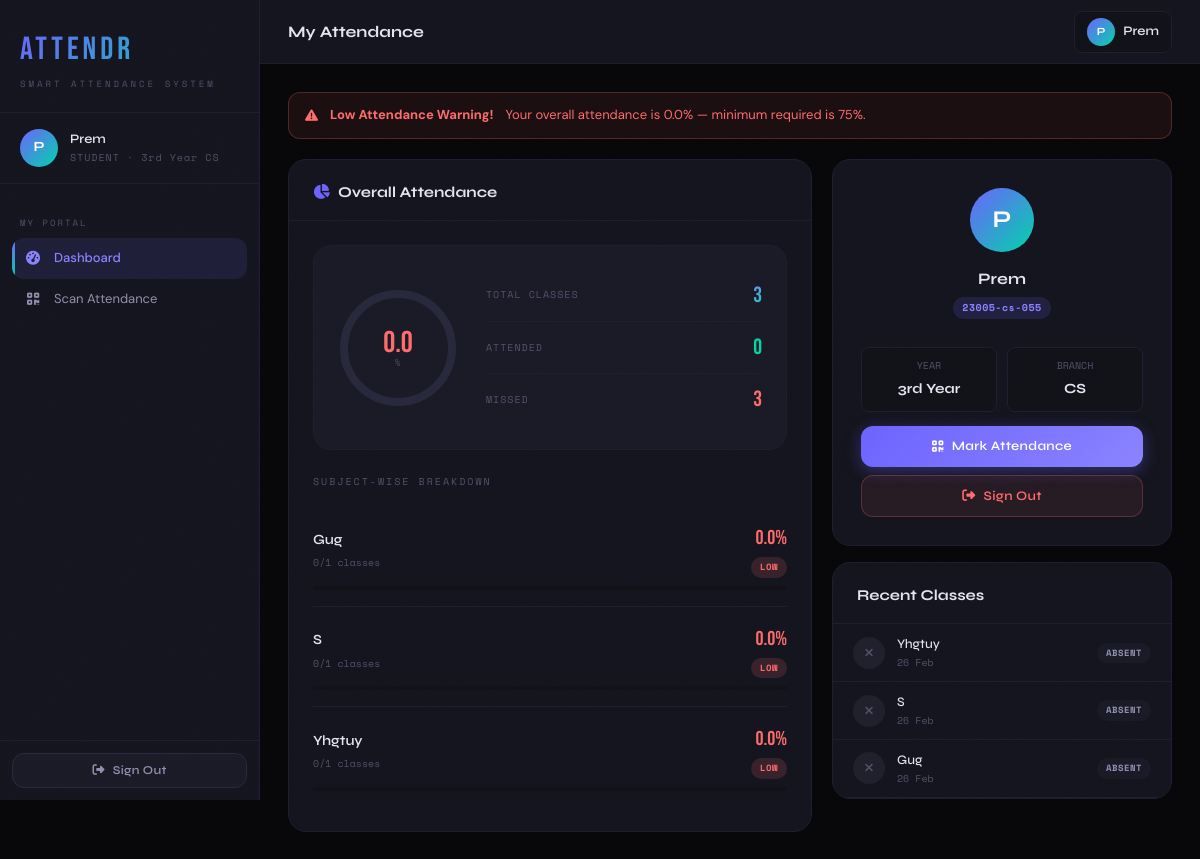
Screenshot of /student/dashboard (signed in) with the database file from the repository.
### app.py (models this page shows, shortened)
class User(UserMixin, db.Model):
    __tablename__ = 'user'
    id           = db.Column(db.Integer, primary_key=True)
    pin          = db.Column(db.String(30), unique=True, nullable=False, index=True)
    name         = db.Column(db.String(120), nullable=False)
    password     = db.Column(db.String(256), nullable=False)
    role         = db.Column(db.String(10), default='student', nullable=False)
    year         = db.Column(db.String(10), nullable=True)
    branch       = db.Column(db.String(20), nullable=True)
    is_active    = db.Column(db.Boolean, default=True)
    is_suspended = db.Column(db.Boolean, default=False)
    last_login   = db.Column(db.DateTime, nullable=True)
    created_at   = db.Column(db.DateTime, default=datetime.utcnow)
    attendances      = db.relationship('Attendance', backref='student', lazy='dynamic',
                                       foreign_keys='Attendance.student_id')
    suspicious_logs  = db.relationship('SuspiciousLog', backref='user', lazy='dynamic')
    @property
    def branch_upper(self):
        return (self.branch or '').upper()

class Subject(db.Model):
    __tablename__ = 'subject'
    id       = db.Column(db.Integer, primary_key=True)
    name     = db.Column(db.String(120), nullable=False)
    branch   = db.Column(db.String(20), nullable=True)
    year     = db.Column(db.String(10), nullable=True)
    sessions = db.relationship('ClassSession', backref='subject', lazy='dynamic')
    __table_args__ = (db.UniqueConstraint('name', 'branch', 'year', name='uq_subject_batch'),)

class ClassSession(db.Model):
    __tablename__ = 'class_session'
    id                 = db.Column(db.Integer, primary_key=True)
    subject_id         = db.Column(db.Integer, db.ForeignKey('subject.id'), nullable=False)
    created_by_id      = db.Column(db.Integer, db.ForeignKey('user.id'), nullable=False)
    year               = db.Column(db.String(10), nullable=False)
    branch             = db.Column(db.String(20), nullable=False)
    duration           = db.Column(db.Integer, nullable=False)   # minutes
    qr_token           = db.Column(db.String(64), nullable=False)
    token_generated_at = db.Column(db.DateTime, default=datetime.utcnow)
    expires_at         = db.Column(db.DateTime, nullable=False)
    is_active          = db.Column(db.Boolean, default=True)
    created_at         = db.Column(db.DateTime, default=datetime.utcnow)
    attendances  = db.relationship('Attendance', backref='session', lazy='dynamic')
    created_by   = db.relationship('User', foreign_keys=[created_by_id])

### app.py (the view)
@app.route('/student/dashboard')
@login_required
def student_dashboard():
    if current_user.role != 'student':
        return redirect(url_for('admin_dashboard'))
    stats = student_stats(current_user)
    active = ClassSession.query.filter_by(
        year=current_user.year,
        branch=current_user.branch_upper,
        is_active=True
    ).filter(ClassSession.expires_at > datetime.utcnow()).first()
    recent_sessions = (ClassSession.query
                       .filter_by(year=current_user.year, branch=current_user.branch_upper)
                       .order_by(ClassSession.created_at.desc())
                       .limit(10).all())
    attended_ids = {
        a.session_id for a in
        Attendance.query.filter_by(student_id=current_user.id).all()
    }
    return render_template('student_dashboard.html',
                           stats=stats,
                           active_session=active,
                           recent_sessions=recent_sessions,
                           attended_ids=attended_ids)

### templates/student_dashboard.html (shortened to what this page needs)
{% extends "base.html" %}
{% block page_title %}My Attendance{% endblock %}
{% block content %}
{% if stats.warning %}
<div class="warning-strip">
  <i class="fas fa-triangle-exclamation"></i>
  <strong>Low Attendance Warning!</strong> Your overall attendance is {{ stats.overall_pct }}% — minimum required is 75%.
</div>
{% endif %}
<div class="student-grid">
  <div style="display:flex; flex-direction:column; gap:20px;">
    <div class="card">
      <div class="card-header">
        <div class="card-title"><i class="fas fa-chart-pie" style="color:var(--accent);margin-right:8px"></i>Overall Attendance</div>
      </div>
      <div class="card-body">
        <div class="overall-ring-wrap">
          {% set pct = stats.overall_pct %}
          {% set color = 'var(--teal)' if pct >= 75 else ('var(--amber)' if pct >= 60 else 'var(--red)') %}
          {% set circ = 339.3 %}
          <div class="big-ring">
            <svg viewBox="0 0 120 120">
              <circle class="big-ring-bg" cx="60" cy="60" r="54"/>
              <circle class="big-ring-fill" cx="60" cy="60" r="54"
                      id="overall-ring"
                      stroke-dasharray="{{ circ }}"
                      stroke-dashoffset="{{ circ }}"
                      data-pct="{{ pct }}"
                      data-circ="{{ circ }}"
                      style="stroke: {{ color }}"/>
            </svg>
            <div class="big-ring-value" style="color: {{ color }}">
              <span>{{ pct }}</span>
              <span class="big-ring-label">%</span>
            </div>
          </div>
          <div class="overall-stats">
            <div class="overall-stat">
              <span class="overall-stat-label">TOTAL CLASSES</span>
              <span class="overall-stat-val gradient-text">{{ stats.total_sessions }}</span>
            </div>
            <div class="overall-stat">
              <span class="overall-stat-label">ATTENDED</span>
              <span class="overall-stat-val" style="color:var(--teal)">{{ stats.attended }}</span>
            </div>
            <div class="overall-stat">
              <span class="overall-stat-label">MISSED</span>
              <span class="overall-stat-val" style="color:var(--red)">{{ stats.total_sessions - stats.attended }}</span>
            </div>
          </div>
        </div>
        <div>
          <div style="font-family:'Space Mono',monospace;font-size:10px;color:var(--text3);letter-spacing:2px;margin-bottom:16px;">SUBJECT-WISE BREAKDOWN</div>
          {% for subj in stats.breakdown %}
          <div class="subject-row">
            <div class="subject-header">
              <div>
                <div class="subject-name">{{ subj.subject }}</div>
                <div class="subject-meta">{{ subj.attended }}/{{ subj.conducted }} classes</div>
              </div>
              <div style="text-align:right;">
                <div class="subject-pct" style="color:{{ 'var(--teal)' if subj.percentage >= 75 else ('var(--amber)' if subj.percentage >= 60 else 'var(--red)') }}">
                  {{ subj.percentage }}%
                </div>
                {% if subj.warning %}
                  <span class="badge badge-danger" style="font-size:9px;">LOW</span>
                {% endif %}
              </div>
            </div>
            <div class="progress-bar">
            </div>
          </div>
          {% else %}
          <div class="empty-state">
            <i class="fas fa-book-open"></i>
            <p>No subjects found for your batch.</p>
          </div>
          {% endfor %}
        </div>
      </div>
    </div>
  </div>
  <div style="display:flex;flex-direction:column;gap:16px;">
    <div class="card">
      <div class="card-body" style="text-align:center; padding:28px;">
        <div class="avatar" style="width:64px;height:64px;font-size:24px;margin:0 auto 14px;">
          {{ current_user.name[0].upper() }}
        </div>
        <div style="font-family:'Syne',sans-serif;font-weight:700;font-size:16px;margin-bottom:4px;">
          {{ current_user.name }}
        </div>
        <div class="badge badge-accent" style="margin-bottom:12px;">{{ current_user.pin }}</div>
        <div style="display:grid;grid-template-columns:1fr 1fr;gap:10px;margin-top:16px;">
          <div style="background:var(--bg3);border:1px solid var(--border);border-radius:var(--r-sm);padding:10px;">
            <div style="font-size:10px;color:var(--text3);font-family:'Space Mono',monospace;margin-bottom:4px;">YEAR</div>
            <div style="font-family:'Syne',sans-serif;font-weight:700;">{{ current_user.year }}</div>
          </div>
          <div style="background:var(--bg3);border:1px solid var(--border);border-radius:var(--r-sm);padding:10px;">
            <div style="font-size:10px;color:var(--text3);font-family:'Space Mono',monospace;margin-bottom:4px;">BRANCH</div>
            <div style="font-family:'Syne',sans-serif;font-weight:700;">{{ current_user.branch }}</div>
          </div>
        </div>
        <div style="margin-top:14px;display:flex;flex-direction:column;gap:8px;">
          <a href="{{ url_for('scan_qr') }}" class="btn btn-primary btn-full">
            <i class="fas fa-qrcode"></i> Mark Attendance
          </a>
          <a href="{{ url_for('logout') }}" class="btn btn-full"
             style="background:rgba(255,107,107,.08);border:1px solid rgba(255,107,107,.25);color:var(--red);">
            <i class="fas fa-right-from-bracket"></i> Sign Out
          </a>
        </div>
      </div>
    </div>
    <div class="card">
      <div class="card-header">
        <div class="card-title">Recent Classes</div>
      </div>
      <div style="overflow:hidden;">
        {% for sess in recent_sessions %}
        {% set attended = sess.id in attended_ids %}
        <div style="display:flex;align-items:center;gap:12px;padding:10px 20px;border-bottom:1px solid var(--border);">
          <div style="width:32px;height:32px;border-radius:50%;background:{{ 'rgba(0,212,170,0.15)' if attended else 'rgba(80,80,106,0.2)' }};display:flex;align-items:center;justify-content:center;">
            <i class="fas fa-{{ 'check' if attended else 'times' }}" style="color:{{ 'var(--teal)' if attended else 'var(--text3)' }};font-size:12px;"></i>
          </div>
          <div style="flex:1;min-width:0;">
            <div style="font-size:13px;font-weight:500;font-family:'Syne',sans-serif;text-transform:capitalize;white-space:nowrap;overflow:hidden;text-overflow:ellipsis;">
              {{ sess.subject.name }}
            </div>
            <div style="font-size:10px;color:var(--text3);font-family:'Space Mono',monospace;">
              {{ sess.created_at.strftime('%d %b') }}
            </div>
          </div>
          {% if attended %}
            <span class="badge badge-teal" style="font-size:9px;">PRESENT</span>
          {% else %}
            <span class="badge badge-neutral" style="font-size:9px;">ABSENT</span>
          {% endif %}
        </div>
        {% else %}
        <div class="empty-state" style="padding:30px;">
          <i class="fas fa-calendar"></i>
          <p>No classes yet</p>
        </div>
        {% endfor %}
      </div>
    </div>
  </div>
</div>
{% endblock %}

### templates/base.html (shortened to what this page needs)
<!DOCTYPE html>
<html lang="en">
<head>
  <link rel="stylesheet" href="https://cdnjs.cloudflare.com/ajax/libs/font-awesome/6.5.0/css/all.min.css"/>
</head>
<body>
{% if current_user.is_authenticated %}
<div class="app-layout">
  <aside class="sidebar" id="sidebar">
    <div class="sidebar-logo">
      <div class="logo-text">ATTENDR</div>
      <div class="logo-sub">SMART ATTENDANCE SYSTEM</div>
    </div>
    <div class="sidebar-user">
      <div class="avatar">{{ current_user.name[0].upper() }}</div>
      <div class="sidebar-user-info">
        <div class="sidebar-user-name">{{ current_user.name }}</div>
        <div class="sidebar-user-role">{{ current_user.role.upper() }}
          {% if current_user.role == 'student' %}· {{ current_user.year }} {{ current_user.branch }}{% endif %}
        </div>
      </div>
    </div>
    <nav class="sidebar-nav">
      {% if current_user.role == 'admin' %}
        <div class="nav-section-label">OVERVIEW</div>
        <a href="{{ url_for('admin_dashboard') }}" class="nav-item {% if request.endpoint == 'admin_dashboard' %}active{% endif %}">
          <i class="fas fa-chart-pie"></i> Dashboard
        </a>
        <div class="nav-section-label">CLASSES</div>
        <a href="{{ url_for('start_class') }}" class="nav-item {% if request.endpoint == 'start_class' %}active{% endif %}">
          <i class="fas fa-play-circle"></i> Start Class
        </a>
        <a href="{{ url_for('recent_class') }}" class="nav-item {% if request.endpoint == 'recent_class' %}active{% endif %}">
          <i class="fas fa-clock-rotate-left"></i> Recent Class
        </a>
        <div class="nav-section-label">RECORDS</div>
        <a href="{{ url_for('attendance_dashboard') }}" class="nav-item {% if request.endpoint == 'attendance_dashboard' %}active{% endif %}">
          <i class="fas fa-list-check"></i> Attendance Records
        </a>
        <a href="{{ url_for('student_info') }}" class="nav-item {% if request.endpoint == 'student_info' %}active{% endif %}">
          <i class="fas fa-users"></i> Students
        </a>
        <div class="nav-section-label">SECURITY</div>
        <a href="{{ url_for('suspicious_panel') }}" class="nav-item {% if request.endpoint == 'suspicious_panel' %}active{% endif %}">
          <i class="fas fa-shield-exclamation"></i> Suspicious Activity
          <span class="nav-badge" id="sus-badge" style="display:none"></span>
        </a>
        <div class="nav-section-label">EXPORT</div>
        <a href="{{ url_for('export_csv') }}" class="nav-item">
          <i class="fas fa-file-csv"></i> Export CSV
        </a>
      {% else %}
        <div class="nav-section-label">MY PORTAL</div>
        <a href="{{ url_for('student_dashboard') }}" class="nav-item {% if request.endpoint == 'student_dashboard' %}active{% endif %}">
          <i class="fas fa-gauge-high"></i> Dashboard
        </a>
        <a href="{{ url_for('scan_qr') }}" class="nav-item {% if request.endpoint == 'scan_qr' %}active{% endif %}">
          <i class="fas fa-qrcode"></i> Scan Attendance
        </a>
      {% endif %}
    </nav>
    <div class="sidebar-footer">
      <a href="{{ url_for('logout') }}" class="btn btn-ghost btn-full btn-sm">
        <i class="fas fa-right-from-bracket"></i> Sign Out
      </a>
    </div>
  </aside>
  <main class="main-content">
    <header class="topbar">
      <div class="topbar-title">{% block page_title %}{% endblock %}</div>
      <div class="topbar-actions">
        <div style="display:flex; align-items:center; gap:8px; padding: 6px 12px; background:var(--bg3); border:1px solid var(--border); border-radius: var(--r-sm);">
          <div class="avatar" style="width:28px;height:28px;font-size:11px;">{{ current_user.name[0].upper() }}</div>
          <span style="font-size:13px; font-family:'Syne',sans-serif; font-weight:600;">{{ current_user.name.split()[0] }}</span>
        </div>
      </div>
    </header>
    <div class="page-body fade-in">
      {% block content %}{% endblock %}
    </div>
  </main>
</div>
{% else %}
{% block auth_content %}{% endblock %}
{% endif %}
</body>
</html>

### rows the page displays
User: name "P", name "Prem", role "STUDENT", year "3rd Year", branch "CS", is_active True (drawn), pin "23005-cs-055"
Subject: subject "Gug", attended "0", conducted "1", percentage "0.0"
ClassSession: subject.name "Yhgtuy", created_at "26 Feb"
ClassSession: subject.name "S", created_at "26 Feb"
ClassSession: subject.name "Gug", created_at "26 Feb"

### other values shown
{{ stats.overall_pct }} "0.0"
{{ pct }} "0.0"
{{ stats.total_sessions }} "3"
{{ stats.attended }} "0"
{{ stats.total_sessions - stats.attended }} "3"
{{ subj.subject }} "S" "Yhgtuy"
{{ subj.attended }} "0" "0"
{{ subj.conducted }} "1" "1"
{{ subj.percentage }} "0.0" "0.0"
